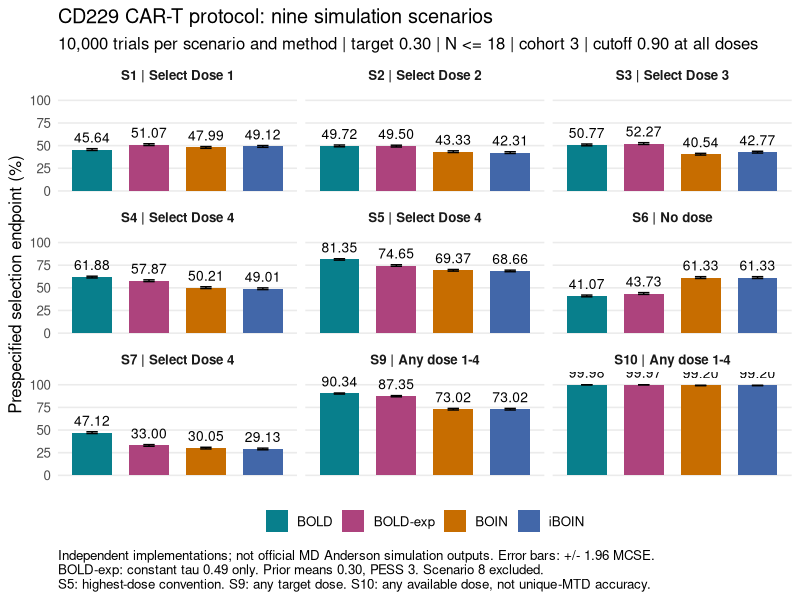
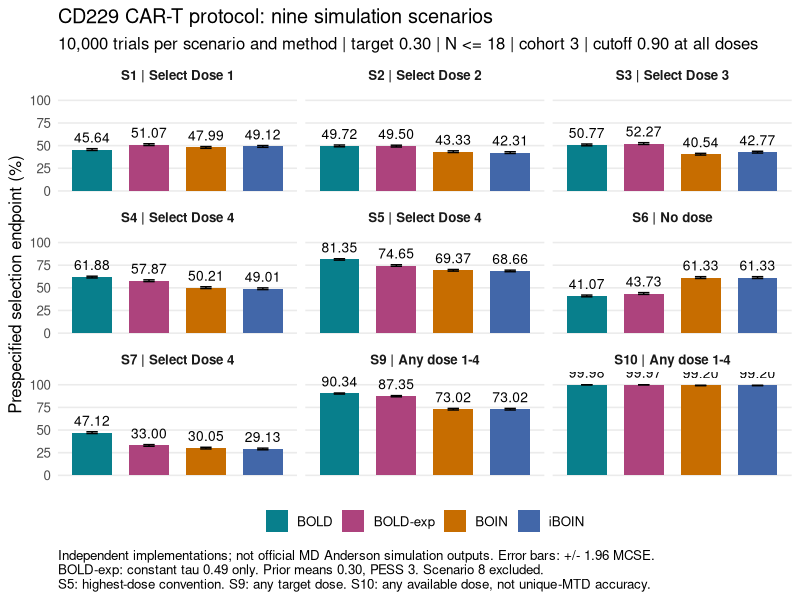

These charts were generated, in order, by the following R code:
library(ggplot2)
s <- read.csv("docs/data/protocol_scenarios.csv")
d <- read.csv("docs/data/protocol_performance.csv")
labels <- paste0(s$scenario," | ",s$endpoint)
d$panel <- factor(d$scenario,levels=s$scenario,labels=labels)
d$method <- factor(d$method,levels=c("BOLD","BOLD-exp","BOIN","iBOIN"))
colors <- c(BOLD="#087F8C","BOLD-exp"="#AD437D",BOIN="#C76D00",iBOIN="#4267A9")
p <- ggplot(d,aes(method,accuracy_pct,fill=method))+
  geom_col(width=.7)+
  geom_errorbar(aes(ymin=pmax(0,accuracy_pct-1.96*accuracy_mcse_pct),
    ymax=pmin(100,accuracy_pct+1.96*accuracy_mcse_pct)),width=.2)+
  geom_text(aes(label=sprintf("%.2f",accuracy_pct)),vjust=-.7,size=3.5)+
  facet_wrap(~panel,ncol=3)+scale_fill_manual(values=colors)+
  scale_y_continuous(limits=c(0,108),breaks=seq(0,100,25))+
  labs(title="CD229 CAR-T protocol: nine simulation scenarios",
    subtitle="10,000 trials per scenario and method | target 0.30 | N <= 18 | cohort 3 | cutoff 0.90 at all doses",
    x=NULL,y="Prespecified selection endpoint (%)",fill=NULL,
    caption="Independent implementations; not official MD Anderson simulation outputs. Error bars: +/- 1.96 MCSE.\nBOLD-exp: constant tau 0.49 only. Prior means 0.30, PESS 3. Scenario 8 excluded.\nS5: highest-dose convention. S9: any target dose. S10: any available dose, not unique-MTD accuracy.")+
  theme_minimal(base_size=12)+theme(legend.position="bottom",axis.text.x=element_blank(),
    panel.grid.major.x=element_blank(),panel.grid.minor=element_blank(),
    strip.text=element_text(face="bold"),plot.caption=element_text(hjust=0))
dir.create("docs/figures",recursive=TRUE,showWarnings=FALSE)
ggsave("docs/figures/protocol_nine_scenarios.png",p,width=14,height=10,dpi=180,bg="white")
ggsave("docs/figures/protocol_nine_scenarios.pdf",p,width=14,height=10)
lines <- c("# Nine-scenario results","","Entries: percentage (MCSE in percentage points).", "",
  "| Scenario | Endpoint | BOLD | BOLD-exp | BOIN | iBOIN |","|---|---|---:|---:|---:|---:|")
for(i in seq_len(nrow(s))) {
  z <- d[d$scenario==s$scenario[i],]
  z <- z[order(z$method),]
  lines <- c(lines,paste0("| ",paste(c(s$scenario[i],s$endpoint[i],
    sprintf("%.2f (%.2f)",z$accuracy_pct,z$accuracy_mcse_pct)),collapse=" | ")," |"))
}
writeLines(lines,"docs/protocol_results.md")
